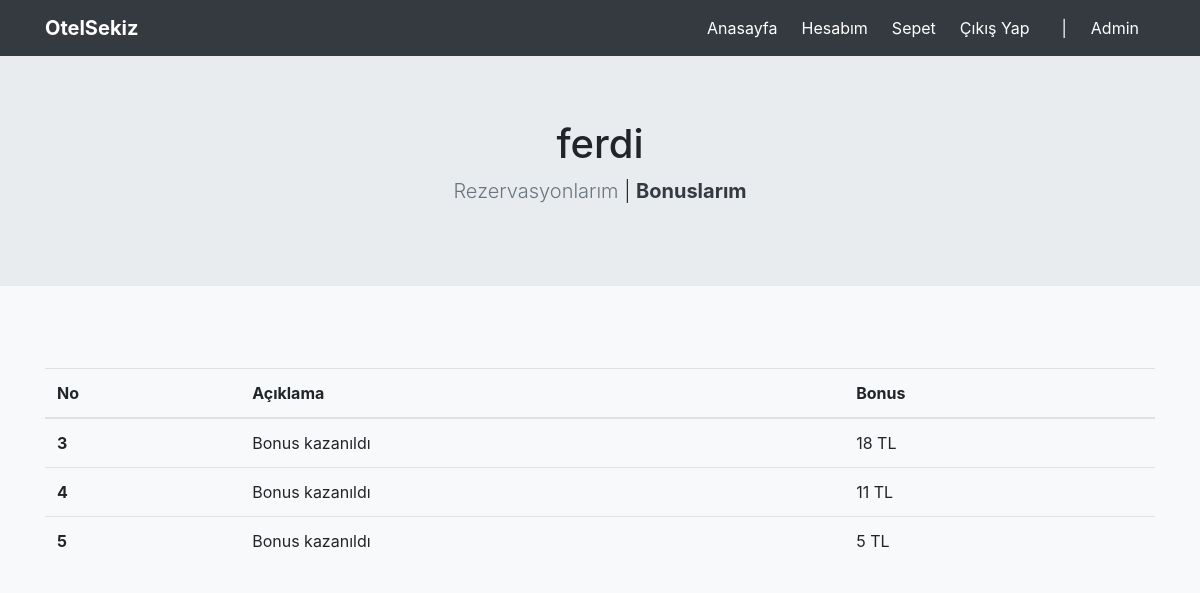
/bonus (signed in), run on the app's committed database.
### app.py (models this page shows)
    class User(db.Model, UserMixin):
        __tablename__ = 'users'
        id = db.Column(db.Integer, primary_key=True)
        active = db.Column('is_active', db.Boolean(), nullable=False, server_default='1')
        email = db.Column(db.String(255, collation='NOCASE'), nullable=False, unique=True)
        email_confirmed_at = db.Column(db.DateTime())
        password = db.Column(db.String(255), nullable=False, server_default='')
        name = db.Column(db.String(100, collation='NOCASE'), nullable=False, server_default='')
        roles = db.relationship('Role', secondary='user_roles')

    class Bonus(db.Model):
        __tablename__ = 'bonuslar'
        id = db.Column(db.Integer(), primary_key=True)
        aciklama = db.Column(db.String(120), server_default='')
        bonus = db.Column(db.String(20), server_default='0')
        musteri = db.Column(db.String(90), server_default='0')
        user_id = db.Column(db.Integer(), db.ForeignKey('users.id', ondelete='CASCADE'))

### app.py (the view)
    @app.route('/bonus')
    @login_required
    def bonus():
        bonuslar = Bonus.query.filter_by(user_id=current_user.id).order_by(Bonus.id).all()
        return render_template('bonus.html', bonuslar = bonuslar)

### templates/bonus.html
{% include 'header.html' %}
<div class="jumbotron jumbotron-fluid">
  <div class="container">
    <h1 class="display-6 text-center">{{current_user.name}}</h1>
     <p class="lead text-center">
       <a href="/profil" class="text-dark text-muted">Rezervasyonlarım</a> | <a href="/bonus" class="text-dark font-weight-bold">Bonuslarım</a>
     </p>
  </div>
</div>
<div class="container giris_kayit">
  <table class="table">
    <thead>
      <tr>
        <th scope="col">No</th>
        <th scope="col">Açıklama</th>
        <th scope="col">Bonus</th>
      </tr>
    </thead>
    <tbody>
      {% for bonus in bonuslar %}
      <tr>
        <th scope="row">{{bonus.id}}</th>
        <td>{{bonus.aciklama}}</td>
        <td>{{bonus.bonus}} TL</td>
      </tr>
      {% endfor %}
    </tbody>
  </table>
</div>
{% include 'footer.html' %}

### templates/header.html (style rules this page uses)
.giris_kayit { padding-top: 50px; padding-bottom: 30px; }

### data on the page
User: name "ferdi"
Bonus: id "3", aciklama "Bonus kazanıldı", bonus "18"
Bonus: id "4", aciklama "Bonus kazanıldı", bonus "11"
Bonus: id "5", aciklama "Bonus kazanıldı", bonus "5"
